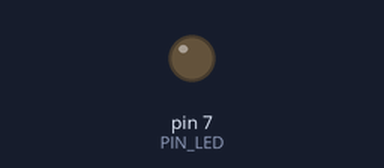
A sketch run on a simulated Arduino Uno, built with avr-gcc and run on an emulated ATmega328P. Shown: output pins drawn as LEDs (lit = HIGH). Dashed ring = blinking.

Above: at 0.5 s.
At 1.85 s:
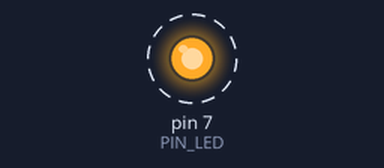
Timing chart, 0 to 3.0 s (numbered marks = the images above):
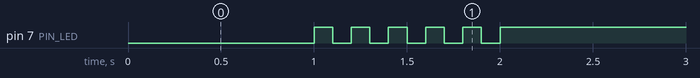

The sketch:

sw_31.ino
```cpp
#define PIN_LED 7

void setup() {
  pinMode(PIN_LED, OUTPUT);
}

int count, toggle;
bool flag = false;

void loop() {

  if (flag) digitalWrite(PIN_LED, 1);
  else {
    digitalWrite(PIN_LED, toggle);
    delay(1000);
    int cnt = 0;
    while (cnt < 5) {
      for (int i = 0; i < 2; i++) {
        toggle = 1 - toggle;
        digitalWrite(PIN_LED, toggle);
        delay(100);
      }
      cnt += 1;
    }
    flag = true;
  }

}
```

Measured:
- by itself, pin 7 (PIN_LED): alternates HIGH for 0.10 s and LOW for 0.10 s, 11 changes in all, then stays HIGH
